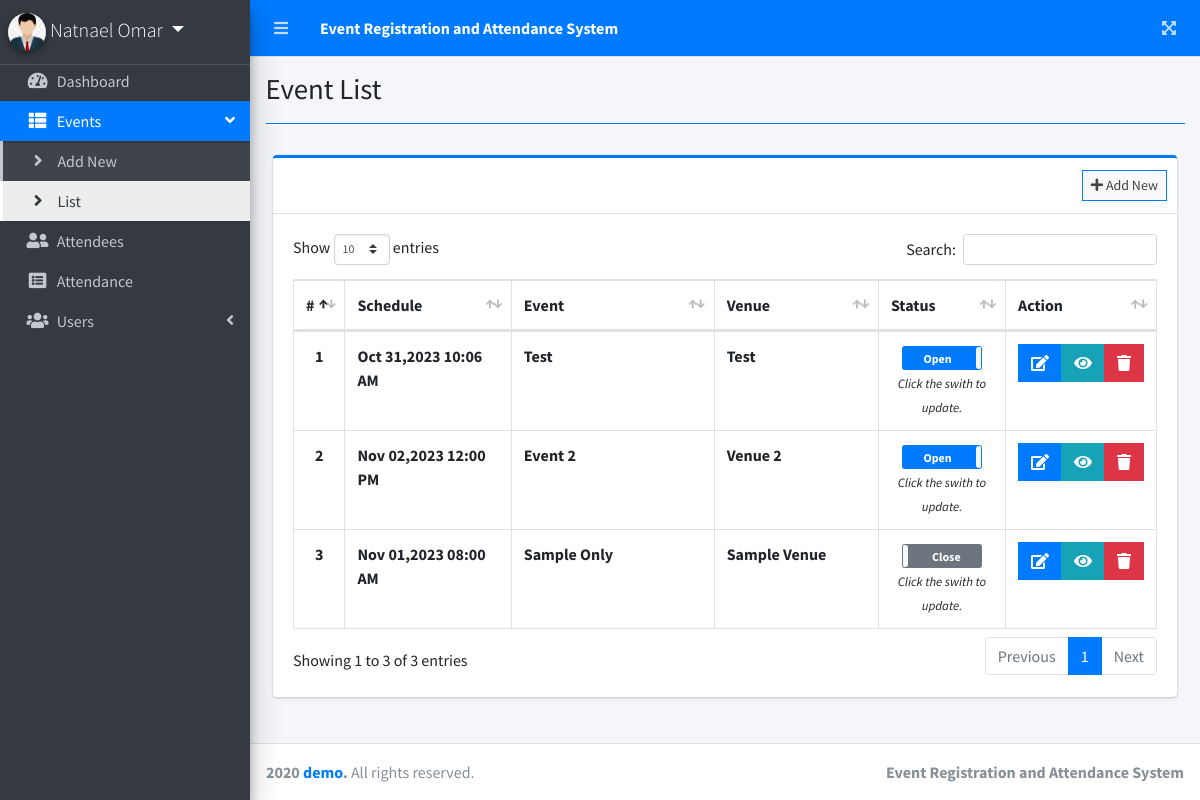
The page /admin/index.php?page=event_list (signed in) on the database its author committed.
### tables this page shows
CREATE TABLE `events` (
  `id` int(30) NOT NULL,
  `event_datetime` datetime NOT NULL,
  `event` varchar(200) NOT NULL,
  `description` text NOT NULL,
  `venue` text NOT NULL,
  `status` tinyint(1) NOT NULL DEFAULT 0 COMMENT '0 Pending, 1=Open,2=Done',
  `date_created` datetime NOT NULL DEFAULT current_timestamp()
);

### admin/event_list.php (the view, shortened to what this page needs)
<?php include'db_connect.php' ?>
<div class="col-lg-12">
	<div class="card card-outline card-primary">
		<div class="card-header">
			<div class="card-tools">
				<a class="btn btn-block btn-sm btn-default btn-flat border-primary" href="./index.php?page=new_event"><i class="fa fa-plus"></i> Add New</a>
			</div>
		</div>
		<div class="card-body">
			<table class="table tabe-hover table-bordered" id="list">
				<colgroup>
					<col width="5%">
					<col width="20%">
					<col width="25%">
					<col width="20%">
					<col width="15%">
					<col width="15%">
				</colgroup>
				<thead>
					<tr>
						<th class="text-center">#</th>
						<th>Schedule</th>
						<th>Event</th>
						<th>Venue</th>
						<th>Status</th>
						<th>Action</th>
					</tr>
				</thead>
				<tbody>
					<?php
					$i = 1;
					$qry = $conn->query("SELECT * FROM events order by unix_timestamp(date_created) desc ");
					while($row= $qry->fetch_assoc()):
					?>
					<tr>
						<th class="text-center"><?php echo $i++ ?></th>
						<td><b><?php echo date("M d,Y h:i A",strtotime($row['event_datetime']))?></b></td>
						<td><b><?php echo ucwords($row['event']) ?></b></td>
						<td><b><?php echo ucwords($row['venue']) ?></b></td>
						<td class="text-center">
							<div class="d-block">
							<?php if($row['status'] == 0): ?>
							<?php if(strtotime(date("Y-m-d H:i:s")) < strtotime($row['event_datetime'])): ?>
								<span class="badge badge-secondary">Pending</span>
							<?php else: ?>
								<br>
								<small><i>Click the swith to update.</i></small>
							<?php endif; ?>
							<?php elseif($row['status'] == 2): ?>
								<br>
								<small><i>Click the swith to update.</i></small>
							<?php endif; ?>
							</div>
						</td>
						<td class="text-center">
		                    <div class="btn-group">
		                        <a href="./index.php?page=edit_event&id=<?php echo $row['id'] ?>" class="btn btn-primary btn-flat">
		                          <i class="fas fa-edit"></i>
		                        </a>
		                         <a href="./index.php?page=view_event&id=<?php echo $row['id'] ?>" class="btn btn-info btn-flat">
		                          <i class="fas fa-eye"></i>
		                        </a>
		                        <button type="button" class="btn btn-danger btn-flat delete_event" data-id="<?php echo $row['id'] ?>">
		                          <i class="fas fa-trash"></i>
		                        </button>
	                      </div>
						</td>
					</tr>
				<?php endwhile; ?>
				</tbody>
			</table>
		</div>
	</div>
</div>

### rows shown on the page
events: event_datetime "Oct 31,2023 10:06 AM", event "Test", venue "Test"
events: event_datetime "Nov 02,2023 12:00 PM", event "Event 2", venue "Venue 2"
events: event_datetime "Nov 01,2023 08:00 AM", event "Sample Only", venue "Sample Venue"

### other values the page prints
$_SESSION['login_firstname'].' '.$_SESSION['login_lastname'] "Natnael Omar"
$title "Event List"
